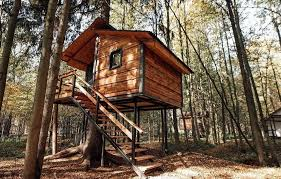
//> input picture prj.lab/lab09/1.jpg, 281 x 179 px
$ ./lab09   (built with g++ and OpenCV 4)
//> lines starting //> are read from the running program, lines starting //| are printed output that depends on the picture
//> further down, originalImage is the input picture: 179 rows x 281 cols, CV_8UC3; mean B, G, R 79.8, 97.5, 115.2
#include <opencv2/opencv.hpp>

void greyWorldCorrection(cv::Mat& image) {
    std::vector<cv::Mat> channels;
    cv::split(image, channels);
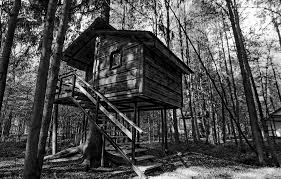
//> channels[0]: 179 rows x 281 cols, CV_8UC1; min 0, max 255, mean 79.8
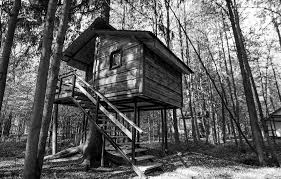
//> channels[1]: 179 rows x 281 cols, CV_8UC1; min 0, max 255, mean 97.5
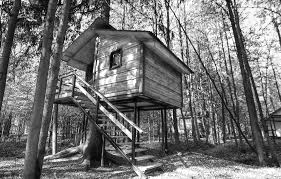
//> channels[2]: 179 rows x 281 cols, CV_8UC1; min 0, max 255, mean 115.2
    cv::Scalar meanValue = cv::mean(image);
//> meanValue = Scalar(79.83, 97.52, 115.2)
    double meanGray = (meanValue[0] + meanValue[1] + meanValue[2]) / 3.0;
//> meanGray = 97.51

    for (int i = 0; i < 3; ++i) {
        double scaleFactor = meanGray / meanValue[i];
        channels[i] = channels[i] * scaleFactor;
    }
//> this loop made 3 passes
//> scaleFactor on passes 1 to 3: 1.22, 1, 0.847
    cv::merge(channels, image);
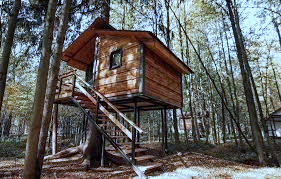
//> image: 179 rows x 281 cols, CV_8UC3; mean B, G, R 96.2, 97.5, 97.5
}

int main() {
    cv::Mat originalImage = cv::imread("../prj.lab/lab09/1.jpg");

    if (originalImage.empty()) {
        std::cerr << "Error: Could not open or find the image." << std::endl;
        return -1;
    }

    cv::Mat correctedImage = originalImage.clone();
    cv::imshow("Input image", originalImage);

    greyWorldCorrection(correctedImage);

    cv::imshow("Grey World", correctedImage);
    cv::imwrite("../prj.lab/lab01/images/lab09_output.png", correctedImage);

    // Evaluate output image quality
    double meanAbsoluteError = 0.0;
    double peakSignalToNoiseRatio = 0.0;
    double structuralSimilarity = 0.0;

    // Mean Absolute Error (MAE)
    cv::Mat difference;
    cv::absdiff(originalImage, correctedImage, difference);
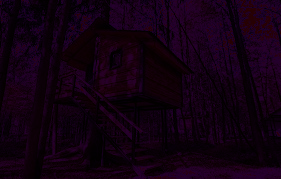
//> difference: 179 rows x 281 cols, CV_8UC3; mean B, G, R 16.4, 0, 17.7
    meanAbsoluteError = cv::mean(difference)[0];
//> meanAbsoluteError = 16.38
    std::cout << "Mean Absolute Error (MAE): " << meanAbsoluteError << std::endl;
//| Mean Absolute Error (MAE): 16.3808

    // Peak Signal-to-Noise Ratio (PSNR)
    cv::Scalar originalMean, originalStdDev;
    cv::Scalar correctedMean, correctedStdDev;
    cv::meanStdDev(originalImage, originalMean, originalStdDev);
//> originalMean = Scalar(79.83, 97.52, 115.2); originalStdDev = Scalar(63.82, 66.53, 64.29)
    cv::meanStdDev(correctedImage, correctedMean, correctedStdDev);
//> correctedMean = Scalar(96.21, 97.52, 97.51); correctedStdDev = Scalar(74.92, 66.53, 54.44)
    double maxValue = 255.0;
    peakSignalToNoiseRatio = 10 * log10(maxValue * maxValue / (cv::sum(difference.mul(difference))[0] / (double)(originalImage.total())));
//> peakSignalToNoiseRatio = 26.34
    std::cout << "Peak Signal-to-Noise Ratio (PSNR): " << peakSignalToNoiseRatio << " dB" << std::endl;
//| Peak Signal-to-Noise Ratio (PSNR): 26.3392 dB

    // Structural Similarity Index (SSIM)
    std::vector<cv::Mat> originalChannels, correctedChannels;
    cv::split(originalImage, originalChannels);
    cv::split(correctedImage, correctedChannels);
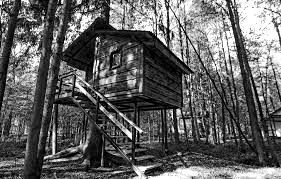
//> correctedChannels[0]: 179 rows x 281 cols, CV_8UC1; min 0, max 255, mean 96.2
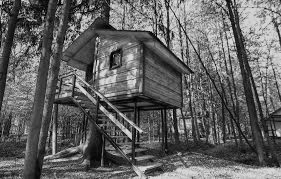
//> correctedChannels[2]: 179 rows x 281 cols, CV_8UC1; min 0, max 216, mean 97.5
    cv::Mat originalHist, correctedHist;
    for (int i = 0; i < 3; i++) {
        cv::Mat originalHistChannel, correctedHistChannel;
        cv::calcHist(&originalChannels[i], 1, 0, cv::Mat(), originalHistChannel, 1, &originalChannels[i].cols, 0);
        cv::calcHist(&correctedChannels[i], 1, 0, cv::Mat(), correctedHistChannel, 1, &correctedChannels[i].cols, 0);
        originalHistChannel.convertTo(originalHistChannel, CV_32F);
        correctedHistChannel.convertTo(correctedHistChannel, CV_32F);
        originalHist.push_back(originalHistChannel);
        correctedHist.push_back(correctedHistChannel);
    }
    double ssimR = 1.0 - cv::compareHist(originalHist.row(2), correctedHist.row(2), cv::HISTCMP_BHATTACHARYYA);
//> ssimR = 1
    double ssimG = 1.0 - cv::compareHist(originalHist.row(1), correctedHist.row(1), cv::HISTCMP_BHATTACHARYYA);
//> ssimG = 1
    double ssimB = 1.0 - cv::compareHist(originalHist.row(0), correctedHist.row(0), cv::HISTCMP_BHATTACHARYYA);
//> ssimB = 1
    structuralSimilarity = (ssimR + ssimG + ssimB) / 3.0;
//> structuralSimilarity = 1
    std::cout << "Structural Similarity Index (SSIM): " << structuralSimilarity << std::endl;
//| Structural Similarity Index (SSIM): 1

    std::cout << "Press any key to exit..." << std::endl;
    cv::waitKey(0);
    return 0;
}
